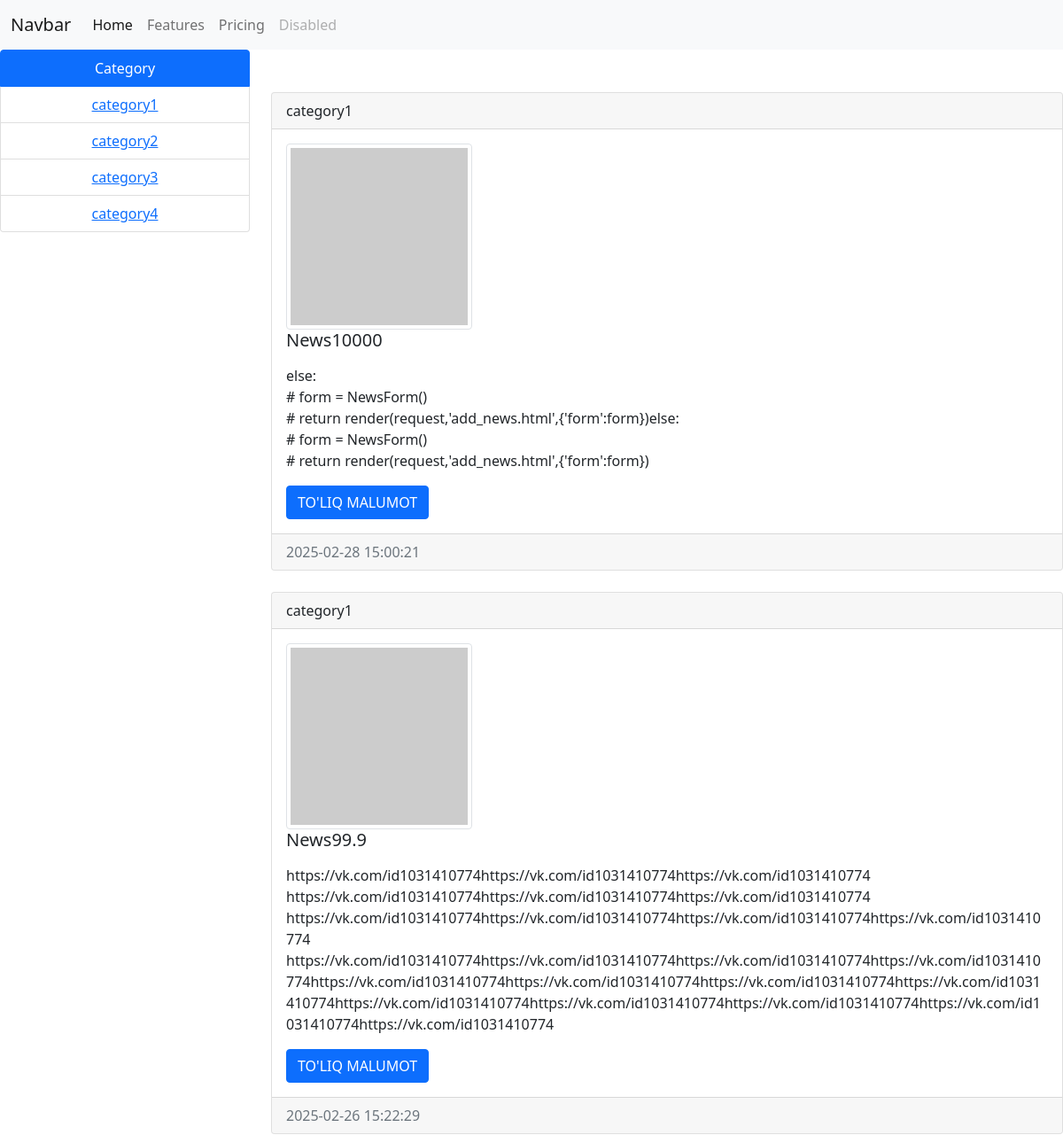
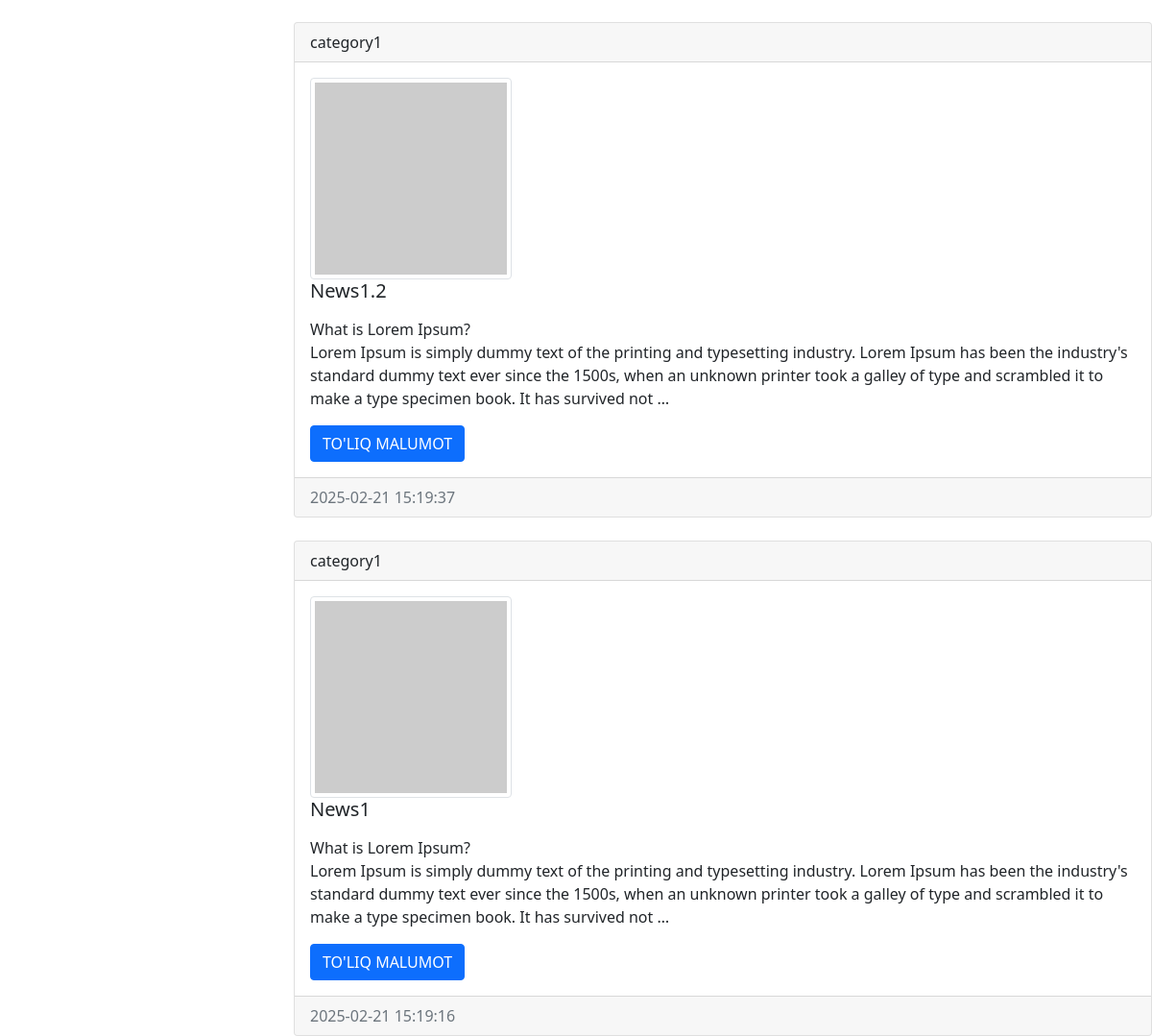
Page /categories/1 on the earlier database version (2 pictures, top to bottom).
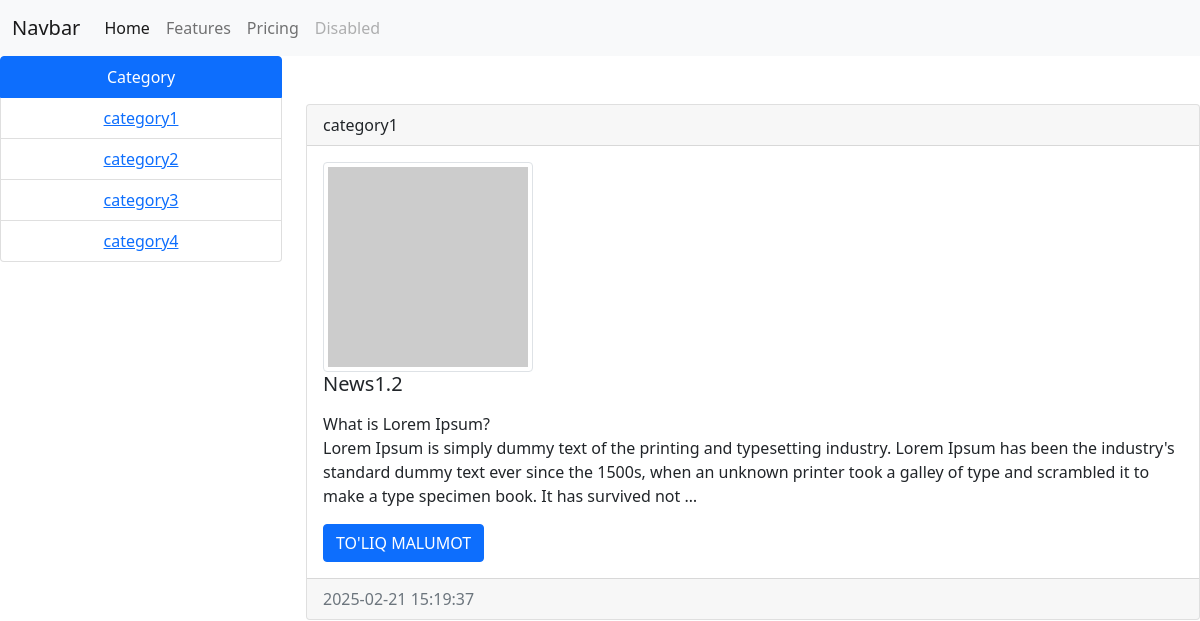
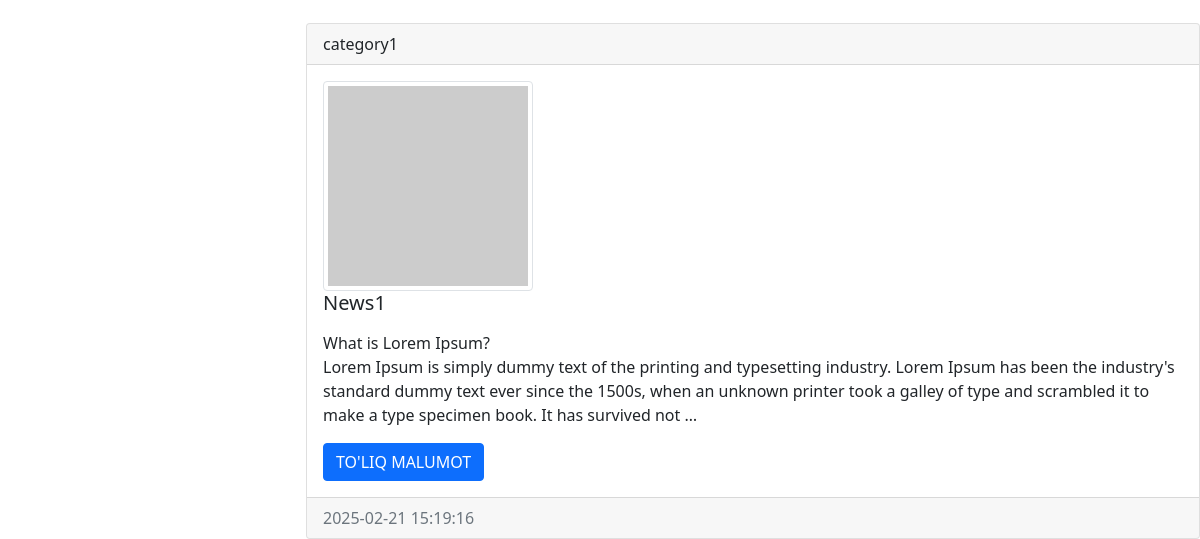
Same page on the later database version (2 pictures, top to bottom).
### configapp/models.py (models this page shows, shortened)
class Categories(models.Model):
    title = models.CharField(max_length=50)
    def __str__(self):
        return self.title

class News(models.Model):
    title = models.CharField(max_length=50, verbose_name='news')
    context = models.TextField(blank=True)
    created_ed = models.DateTimeField(auto_now_add=True)
    updated_ed = models.DateTimeField(auto_now=True)
    category = models.ForeignKey(Categories, on_delete=models.CASCADE,related_name="get_news")
    video = models.FileField(upload_to='videos/', blank=True, null=True,default='default.jpg')
    photos = models.ImageField(upload_to='photos/%Y/%m/%d/',null=True,blank=True,default='default.jpg')
    is_bool = models.BooleanField(default=True)
    views=models.IntegerField(default=0)
    class Meta:
        verbose_name = "NEW"
        verbose_name_plural = "NEWS"
        ordering = ['-created_ed']

### configapp/views.py (the view)
# urls.py: path('categories/<int:category_id>', categories,name='categories' ),
def categories(request,category_id):
    news=News.objects.filter(category_id=category_id)
    categories=Categories.objects.all()
    context={
        'news':news,
        'categories':categories,
    }
    return render(request,'categories.html',context=context)

### configapp/templates/categories.html (shortened to what this page needs)
<!DOCTYPE html>
<html lang="en">
<head>
</head>
<body>
<nav class="navbar navbar-expand-lg navbar-light bg-light">
  <div class="container-fluid">
    <a class="navbar-brand" href="#">Navbar</a>
    <div class="collapse navbar-collapse" id="navbarNav">
      <ul class="navbar-nav">
        <li class="nav-item">
          <a class="nav-link active" aria-current="page" href="{% url 'home' %}">Home</a>
        </li>
        <li class="nav-item">
          <a class="nav-link" href="#">Features</a>
        </li>
        <li class="nav-item">
          <a class="nav-link" href="#">Pricing</a>
        </li>
        <li class="nav-item">
          <a class="nav-link disabled" href="#" tabindex="-1" aria-disabled="true">Disabled</a>
        </li>
      </ul>
    </div>
  </div>
</nav>
<div class="row">
  <div class="col-3 text-center mt-6">
    <ul class="list-group">
  <li class="list-group-item active" aria-current="true">Category</li>
  {% for item in categories %}
  <li class="list-group-item"><a href="{% url 'categories' item.pk %}" class="">{{item.title}}</a></li>
  {% endfor %}
</ul>
  </div>
  <div class="col-9 mt-4">
    {% for item in news%}
    <div class="card mt-4 ">
  <div class="card-header">
    {{item.category}}
  </div>
  <div class="card-body">
    {% if item.phone%}
    <img src="{{item.photo.url}}" alt="" width="350">
    {% else %}
    <img src="http://picsum.photos/200" class="img-thumbnail" alt="">
    {% endif %}
    <h5 class="card-title">{{item.title}}</h5>
      <p class="card-text">{{item.context  |safe|linebreaks|truncatewords:50}}</p>
    <a href="{% url 'new_about' item.pk%}" class="btn btn-primary">TO'LIQ MALUMOT</a>
  </div>
  <div class="card-footer text-muted">
    {{item.created_ed | date:'Y-m-d H:i:s'}}
  </div>
</div>
    {% endfor %}
  </div>
</div>
<link href="https://cdn.jsdelivr.net/npm/bootstrap@5.0.2/dist/css/bootstrap.min.css" rel="stylesheet">
</body>
</html>

Differences in the rows shown:
removed News: category "category1", title "News10000", context "else: # form = NewsForm() # return render(request,'add_news.html',{'form':form})else: # form = NewsForm() # return render(request,'add_news.html',{'form':form})", created_ed "2025-02-28 15:00:21"
removed News: category "category1", title "News99.9", context "https://vk.com/id1031410774https://vk.com/id1031410774https://vk.com/id1031410774 https://vk.com/id1031410774https://vk.com/id1031410774https://vk.com/id1031410774 https://vk.com/id1031410774https://vk.com/id1031410774https://vk.com/id1031410774https://vk.com/id1031410774 https://vk.com/id1031410774https://vk.com/id1031410774https://vk.com/id1031410774https://vk.com/id1031410774https://vk.com/id1031410774https://vk.com/id1031410774https://vk.com/id1031410774https://vk.com/id1031410774https://vk.com/id1031410774https://vk.com/id1031410774https://vk.com/id1031410774https://vk.com/id1031410774https://vk.com/id1031410774", created_ed "2025-02-26 15:22:29"
